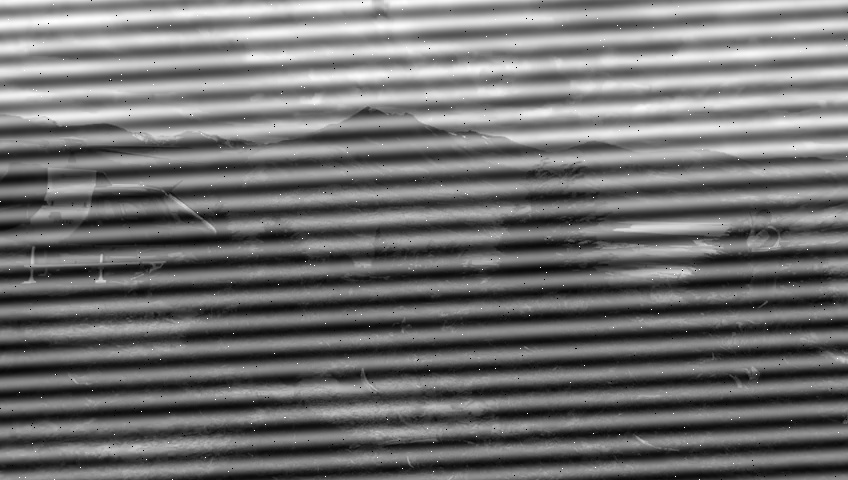
#> input picture proyectos/proyecto1/informe/.images/o_ruido.jpg, 848 x 480 px
$ jupyter execute --allow-errors informe.ipynb   (shell and % lines are left out)
#> lines starting #> are read from the running program, lines starting #| are printed output that depends on the picture
# PRUEBAS DE CÓDIGO

[cell 1]
import numpy as np
import matplotlib.pyplot as plt
from matplotlib import rcParams
rcParams['figure.dpi'] = 120
import cv2
from scipy import fftpack as fft

[cell 2]
im_ori = cv2.imread(".images/o_ruido.jpg")
#> im_ori is the input picture: shape (480, 848, 3); min 0, max 255, mean 112.1
frame_ruido = cv2.cvtColor(im_ori, cv2.COLOR_BGR2GRAY)
fig, ax = plt.subplots(figsize=(8, 3), tight_layout=True)
ax.set_title('IMAGEN CON RUIDO')
ax.imshow(frame_ruido,cmap=plt.cm.Greys_r)
ax.axis('off');

* Tipos de Ruido:
        - Impulsivo(Sal y pimienta)
        - Periódico

Eliminamos el ruido impulsivo(sal y pimienta)

[cell 3]
frame_limpio = cv2.medianBlur(frame_ruido, 5)

[cell 4]
fig, ax = plt.subplots(1, 2, figsize=(6, 3.5), tight_layout=True, sharex=True, sharey=True)
ax[0].matshow(frame_ruido[:, 100:600], cmap=plt.cm.Greys_r)
ax[0].set_title('Imagen con ruido impulsivo')
ax[0].axis('off')
ax[1].matshow(frame_limpio[:, 100:600], cmap=plt.cm.Greys_r)
ax[1].set_title('Imagen con filtro mediana')
ax[1].axis('off');
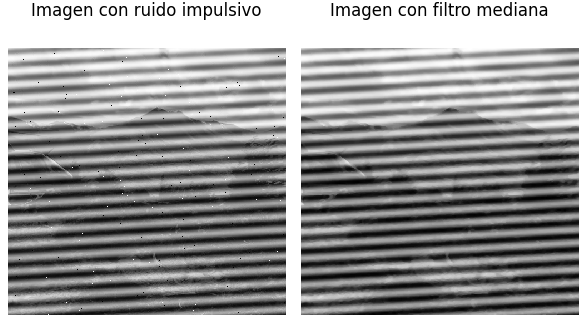
#> figure drawn by matplotlib, 2 panels

Eliminamos el ruido periódico utilizando una máscara en frecuencia

[cell 5]
def create_mask(dims, frequency, size=3):
    freq_int = int(frequency*dims[0])
    mask = np.ones(shape=(dims[0], dims[1]))
    mask[dims[0]//2-size-freq_int:dims[0]//2+size-freq_int,
         dims[1]//2-size:dims[1]//2+size] = 0
    mask[dims[0]//2-size+freq_int:dims[0]//2+size+freq_int,
          dims[1]//2-size:dims[1]//2+size] = 0
    return mask


freq_x = fft.fftshift(fft.fftfreq(n=frame_limpio.shape[1]))
#> freq_x = 848 values from -0.5 to 0.499
freq_y = fft.fftshift(fft.fftfreq(n=frame_limpio.shape[0]))
#> freq_y = 480 values from -0.5 to 0.498

S_img = fft.fftshift(fft.fft2(frame_limpio))
espectro_filtrado = S_img*create_mask(S_img.shape, 0.04)
# Reconstrucción
img_reconstructed = np.real(fft.ifft2(fft.ifftshift(espectro_filtrado)))
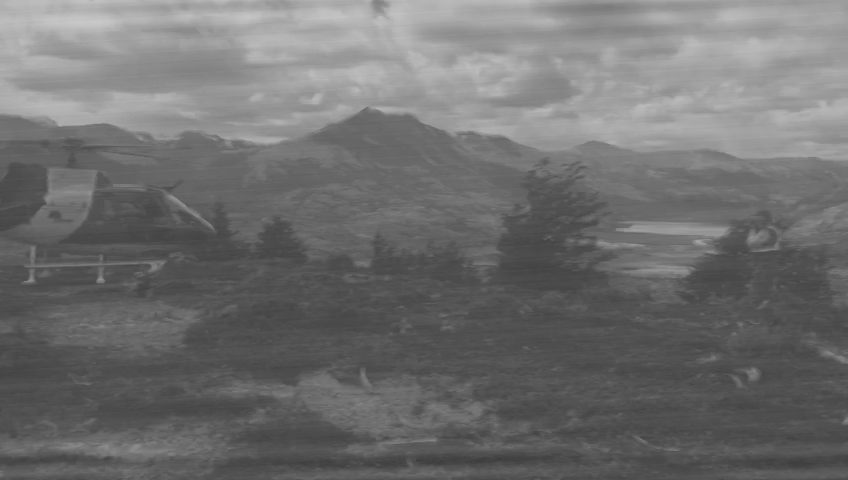
#> img_reconstructed: shape (480, 848) float64; min 60.17, max 201.5, mean 112.1

fig, ax = plt.subplots(1, 2, figsize=(10, 6), tight_layout=True)
#ax[0].matshow(frame_limpio, cmap=plt.cm.Greys_r)
#ax[0].axis('off');
ax[0].imshow(np.log(1+np.abs(espectro_filtrado))[200:-200, 350:-350], cmap=plt.cm.Spectral_r)
ax[0].set_title("Espectro en frecuencias")
ax[0].axis('off');
ax[1].matshow(img_reconstructed, cmap=plt.cm.Greys_r)
ax[1].set_title("Imagen filtrada")
ax[1].axis('off');
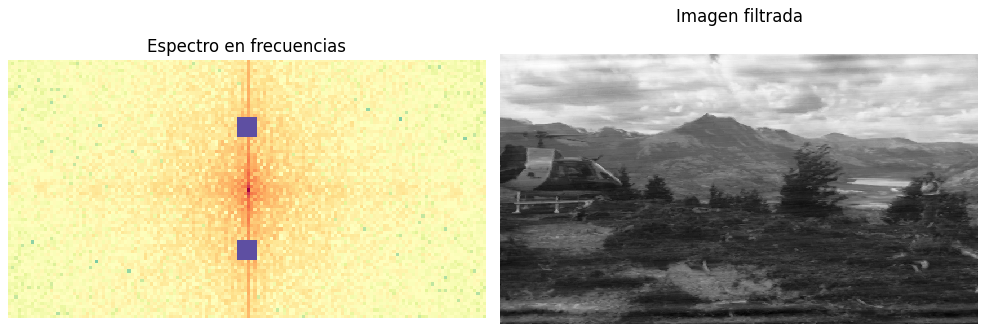
#> figure drawn by matplotlib, 2 panels

[cell 6]
frame = img_reconstructed

----

### Transformación

[cell 7]
frame_size = frame.shape
#> frame_size = (480, 848)
dct_matrix = np.zeros(shape=frame_size)

DCT2 = lambda g, norm='ortho': fft.dct(fft.dct(g, axis=0, norm=norm), axis=1, norm=norm)
# Se recorre el frame en bloques de 8x8
for i in range(0, frame_size[0], 8):
    for j in range(0, frame_size[1], 8):
        dct_matrix[i:(i+8),j:(j+8)] = DCT2(frame[i:(i+8),j:(j+8)])
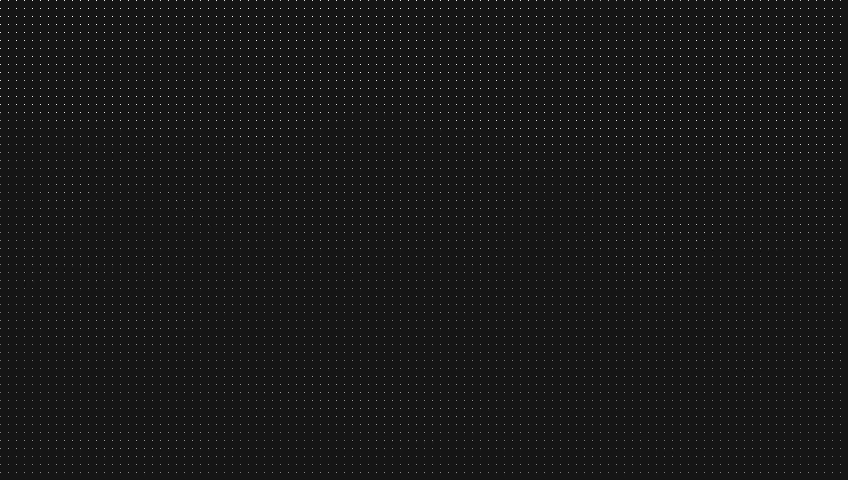
#> dct_matrix: shape (480, 848) float64; min -146.6, max 1576.5, mean 14.1; drawn with min black and max white

[cell 8]
#print("dct_matrix: %s" %(dct_matrix))
#print("Tamaño dct_matrix: %s" %(repr(dct_matrix.shape)))
#print("Tipo dct_mattrix  : %s" %(dct_matrix.dtype))

[cell 9]
frame_transformado = dct_matrix
#print(frame_transformado)

[cell 10]
fig, ax = plt.subplots(1,2,figsize=(8, 3), tight_layout=True)
ax[0].imshow(frame,  cmap=plt.cm.Greys_r)
ax[0].set_title('Frame original')
ax[0].axis('off');

ax[1].imshow(frame_transformado, cmap=plt.cm.Greys_r)
ax[1].set_title('Frame Transformado')
ax[1].axis('off');

[cell 11]
fig, ax = plt.subplots(figsize=(4, 3), tight_layout=True)
ax.imshow(np.uint8(frame_transformado), cmap=plt.cm.Greys_r)
ax.set_title('Frame Transformado int')
ax.axis('off');
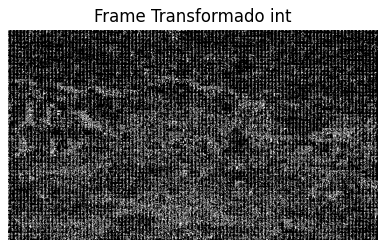
#> figure drawn by matplotlib, 1 panel

----

### Cuantización

[cell 12]
Q = np.array([[16, 11, 10, 16, 24, 40, 51, 61],
              [12, 12, 14, 19, 26, 58, 60, 55],
              [14, 13, 16, 24, 40, 57, 69, 56],
              [14, 17, 22, 29, 51, 87, 80, 62],
              [18, 22, 37, 56, 68, 109, 103, 77],
              [24, 35, 55, 64, 81, 104, 113, 92],
              [49, 64, 78, 87, 103, 121, 120, 101],
              [72, 92, 95, 98, 112, 100, 103, 99]])

[cell 13]
frame_size = frame_transformado.shape
im_dct = np.zeros(shape=frame_size)
# nnz = np.zeros(dct_matrix.shape) #
#porcentaje de cuantizacion?
IDCT2 = lambda G, norm='ortho': fft.idct( fft.idct(G, axis=0, norm=norm), axis=1, norm=norm)
porcentaje = 50
if (porcentaje < 50):
    S = 5000/porcentaje
else:
    S = 200 - 2*porcentaje

Q_dyn = np.floor((S*Q + 50) / 100);
Q_dyn[Q_dyn == 0] = 1
for i in range(0, frame_size[0], 8):
    for j in range(0, frame_size[1], 8):
        quant = np.round(dct_matrix[i:(i+8),j:(j+8)]/Q_dyn)
        im_dct[i:(i+8),j:(j+8)] = IDCT2(quant)
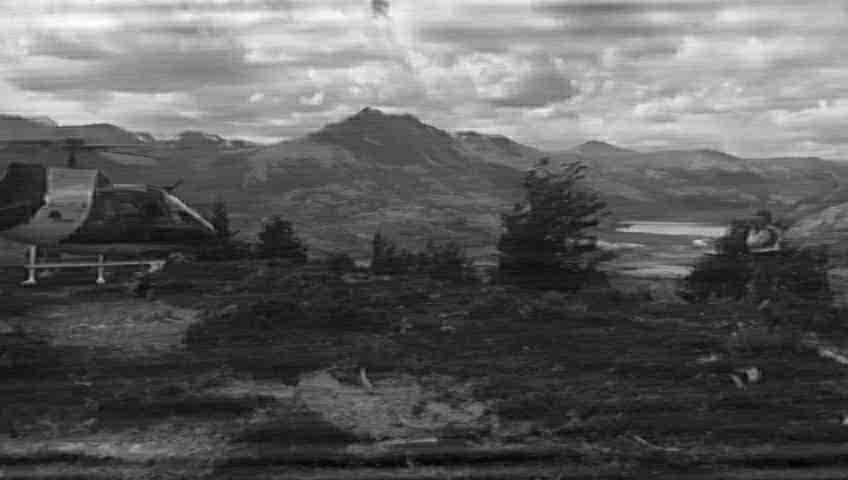
#> im_dct: shape (480, 848) float64; min 3.7, max 12.6, mean 7; drawn with min black and max white


#frame = np.uint8(im_dct)

[cell 14]
#print("im_dct: %s" %(im_dct))
#print("Tamaño im_dct: %s" %(repr(im_dct.shape)))
#print("Tipo im_dct  : %s" %(im_dct.dtype))

[cell 15]
fig, ax = plt.subplots(1,2,figsize=(8, 3), tight_layout=True)
ax[0].imshow(frame,  cmap=plt.cm.Greys_r)
ax[0].set_title('Frame original')
ax[0].axis('off');

ax[1].imshow(np.uint8(im_dct), cmap=plt.cm.Greys_r)
ax[1].set_title('Frame Cuantizado')
ax[1].axis('off');
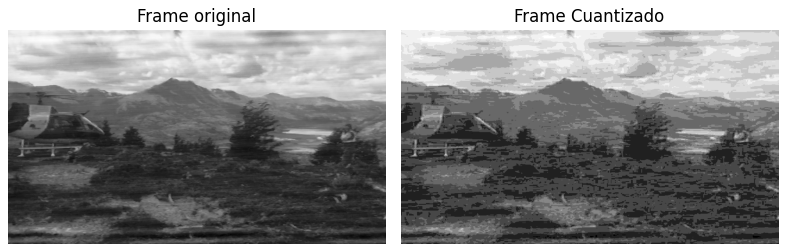
#> figure drawn by matplotlib, 2 panels

$ run again, with proyectos/proyecto1/informe/.images/example.png saved as proyectos/proyecto1/informe/.images/o_ruido.jpg
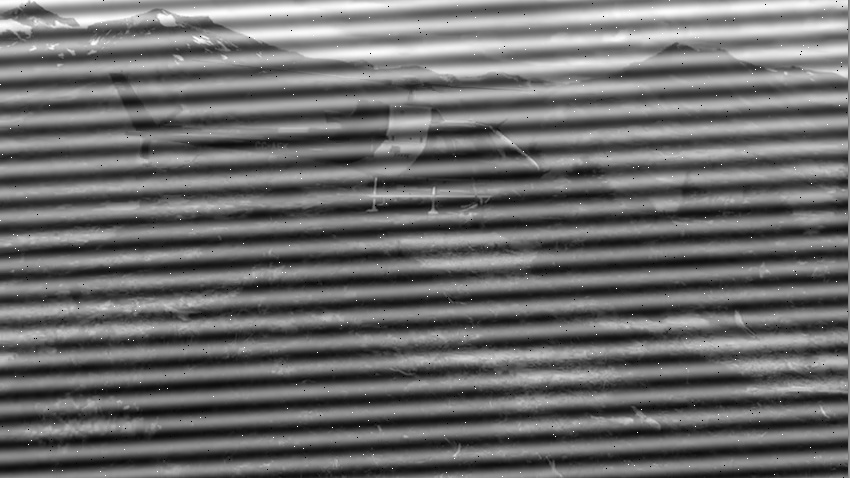
#> input picture proyectos/proyecto1/informe/.images/example.png, 850 x 478 px
#> im_ori is the input picture: shape (478, 850, 3); min 0, max 255, mean 107.6
#> after the loop `for i in range(0, frame_size[0], 8):`:
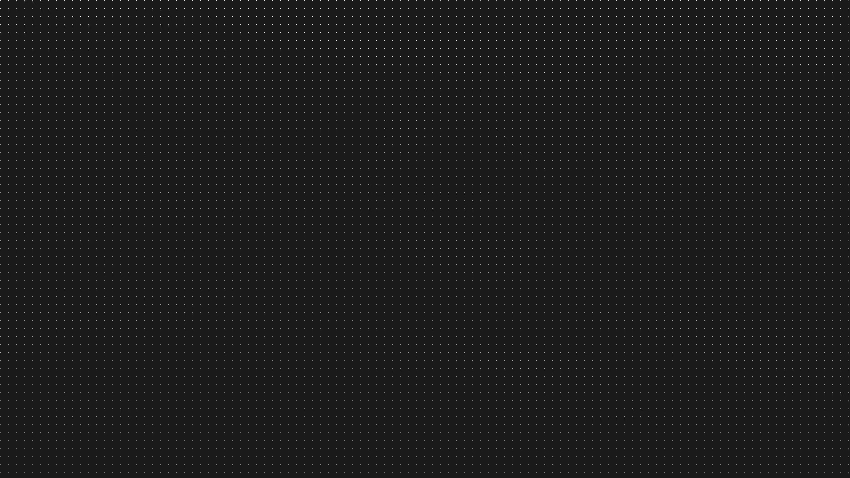
#> dct_matrix: shape (478, 850) float64; min -188.1, max 1614.8, mean 13.6; drawn with min black and max white
#> `[cell 15] fig, ax = plt.subplots(1,2,figsize=(8, 3), tight_layout=True..`:
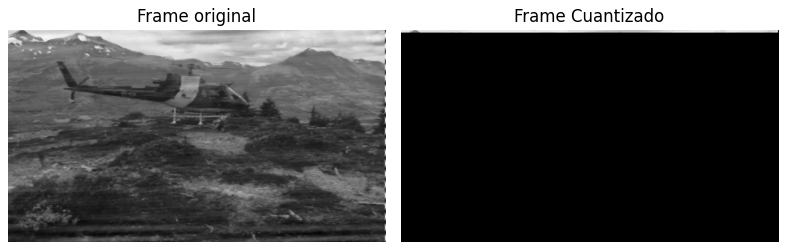
#> figure drawn by matplotlib, 2 panels
